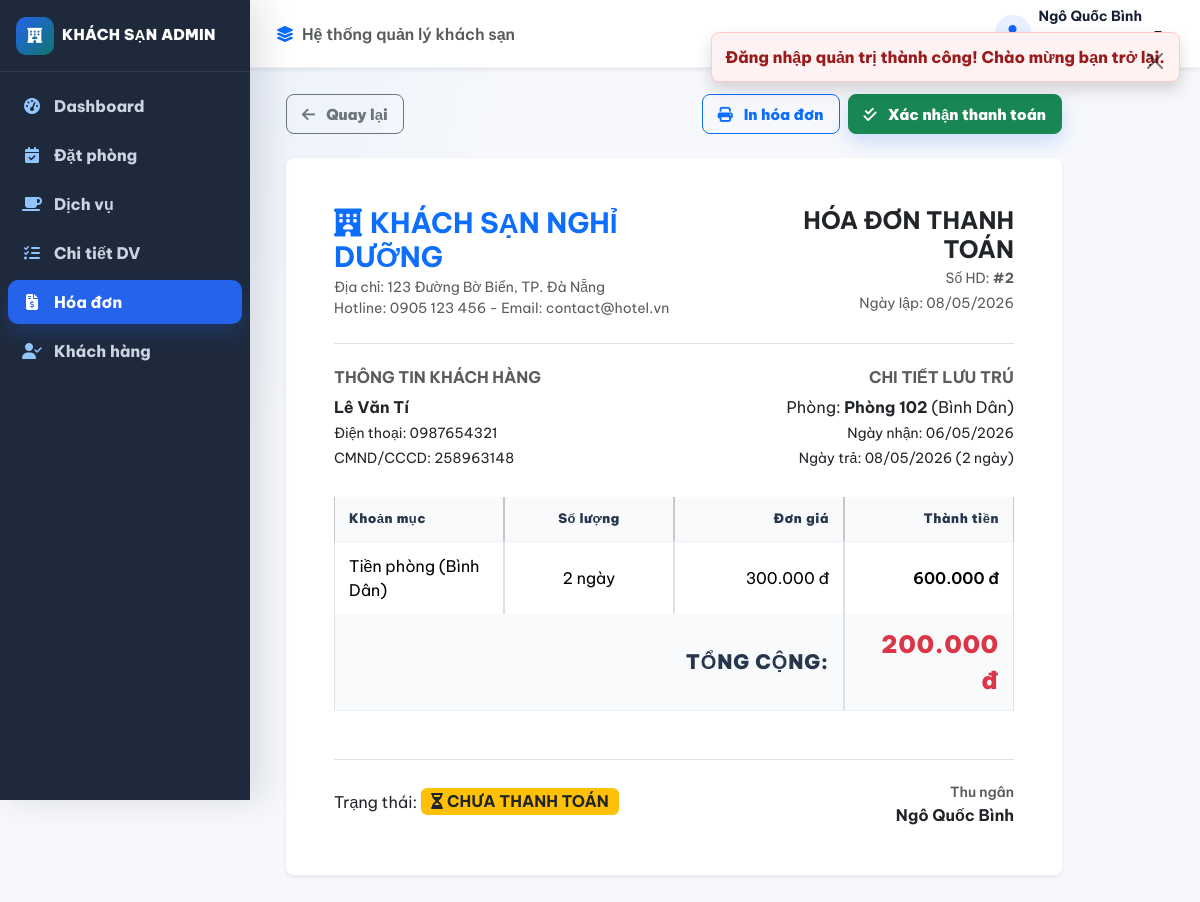
The app's page /admin/index.php?c=hoa-don&a=detail&id=2 (signed in) with its own data.
### tables this page shows
CREATE TABLE NHANVIEN
(
    MaNhanVien INT AUTO_INCREMENT PRIMARY KEY,
    Username VARCHAR(20),
    `Password` VARCHAR(255),
    TenNhanVien VARCHAR(100),
    NgaySinh DATE,
    CMND VARCHAR(20),
    NgayVaoLam DATE,
    MaChucVu INT,
    UNIQUE KEY uq_staff_username (Username),
    CONSTRAINT FK_NHANVIEN_CHUCVU 
        FOREIGN KEY (MaChucVu) REFERENCES CHUCVU(MaChucVu)
);

CREATE TABLE HOADON
(
    MaHoaDon INT AUTO_INCREMENT PRIMARY KEY,
    NgayThuTien DATE,
    SoTienThu INT,
    ChiTietJSON LONGTEXT NULL,
    MaCTDatPhong INT,
    MaNhanVien INT,
    TrangThai VARCHAR(30) DEFAULT 'CHUA_THANH_TOAN',
    CONSTRAINT FK_HOADON_CTDATPHONG 
        FOREIGN KEY (MaCTDatPhong) REFERENCES CTDATPHONG(MaCTDatPhong),
    CONSTRAINT FK_HOADON_NHANVIEN 
        FOREIGN KEY (MaNhanVien) REFERENCES NHANVIEN(MaNhanVien)
);

CREATE TABLE KHACHHANG
(
    MaKhachHang INT AUTO_INCREMENT PRIMARY KEY,
    HoTen VARCHAR(255),
    Email VARCHAR(254),
    DiaChi VARCHAR(255),
    DienThoai VARCHAR(20),
    CMND VARCHAR(20),
    MatKhau VARCHAR(255),
    TrangThai VARCHAR(30) DEFAULT 'HOAT_DONG',
    EmailConnexion VARCHAR(254) GENERATED ALWAYS AS (NULLIF(Email, '')) STORED,
    UNIQUE KEY uq_customer_phone (DienThoai),
    UNIQUE KEY uq_customer_email (EmailConnexion)
);

CREATE TABLE PHONG
(
    MaPhong INT PRIMARY KEY,
    MaLoaiPhong INT,
    HinhAnhDaiDien VARCHAR(255),
    TrangThai VARCHAR(30) DEFAULT 'Trống',
    CONSTRAINT FK_PHONG_LOAIPHONG 
        FOREIGN KEY (MaLoaiPhong) REFERENCES LOAIPHONG(MaLoaiPhong)
);

CREATE TABLE LOAIPHONG
(
    MaLoaiPhong INT AUTO_INCREMENT PRIMARY KEY,
    TenLoaiPhong VARCHAR(20),
    GiaPhong INT,
    MoTa VARCHAR(255),
    DaXoa BOOLEAN DEFAULT FALSE
);

CREATE TABLE CTDATPHONG
(
    MaCTDatPhong INT AUTO_INCREMENT PRIMARY KEY,
    NgayThucHien DATE,
    MaKhachHang INT,
    NgayNhan DATE,
    NgayTra DATE,
    MaPhong INT,
    MaNhanVien INT,
    TrangThai VARCHAR(50) DEFAULT 'CHO_ADMIN_DUYET',
    GiaPhongDat INT NULL,
    payment_status VARCHAR(50) DEFAULT 'CHUA_TAO',
    payment_requested_at DATETIME NULL,
    payment_expired_at DATETIME NULL,
    CONSTRAINT FK_CTDATPHONG_KHACHHANG 
        FOREIGN KEY (MaKhachHang) REFERENCES KHACHHANG(MaKhachHang),
    CONSTRAINT FK_CTDATPHONG_PHONG 
        FOREIGN KEY (MaPhong) REFERENCES PHONG(MaPhong),
    CONSTRAINT FK_CTDATPHONG_NHANVIEN 
        FOREIGN KEY (MaNhanVien) REFERENCES NHANVIEN(MaNhanVien)
);

### views/admin/hoa-don/detail.php (the view, shortened to what the rows shown need)
<div class="container my-4" style="max-width: 800px;">
    <div class="d-flex flex-wrap gap-2 justify-content-between align-items-center mb-4 print-hidden">
        <a href="<?= e(admin_url('c=hoa-don')) ?>" class="btn btn-outline-secondary">
            <i class="fa-solid fa-arrow-left me-1"></i> Quay lại
        </a>
        <div class="d-flex gap-2">
            <button onclick="window.print()" class="btn btn-outline-primary">
                <i class="fa-solid fa-print me-1"></i> In hóa đơn
            </button>
            <?php if ($item['TrangThai'] !== 'DA_THANH_TOAN'): ?>
                <form method="POST" action="<?= e(admin_url('c=hoa-don&a=pay&id=' . $item['MaHoaDon'])) ?>" class="action-form" onsubmit="return confirm('Xác nhận khách đã thanh toán số tiền này?')"><?= csrf_field() ?><button type="submit"  class="btn btn-success">
                    <i class="fa-solid fa-check-double me-1"></i> Xác nhận thanh toán
                </button></form>
            <?php endif; ?>
        </div>
    </div>
    <div class="card p-5 border-0 shadow-sm bg-white" id="printableInvoice">
        <div class="d-flex justify-content-between border-bottom pb-4 mb-4">
            <div>
                <h3 class="fw-bold text-primary mb-1"><i class="fa-solid fa-hotel me-2"></i>KHÁCH SẠN NGHỈ DƯỠNG</h3>
                <p class="text-muted small mb-0">Địa chỉ: 123 Đường Bờ Biển, TP. Đà Nẵng</p>
                <p class="text-muted small mb-0">Hotline: 0905 123 456 - Email: contact@hotel.vn</p>
            </div>
            <div class="text-end">
                <h4 class="fw-bold text-dark mb-1">HÓA ĐƠN THANH TOÁN</h4>
                <p class="text-muted small mb-1">Số HD: <strong>#<?= $item['MaHoaDon'] ?></strong></p>
                <p class="text-muted small mb-0">Ngày lập: <?= format_date($item['NgayThuTien']) ?></p>
            </div>
        </div>
        <div class="row mb-4">
            <div class="col-6">
                <h6 class="fw-bold text-muted text-uppercase mb-2">Thông tin khách hàng</h6>
                <p class="mb-1 fw-bold"><?= e($item['TenKhachHang']) ?></p>
                <p class="mb-1 small">Điện thoại: <?= e($item['SdtKhachHang']) ?></p>
                <p class="mb-1 small">CMND/CCCD: <?= e($item['CMND'] ?? 'Không có') ?></p>
            </div>
            <div class="col-6 text-end">
                <h6 class="fw-bold text-muted text-uppercase mb-2">Chi tiết lưu trú</h6>
                <p class="mb-1">Phòng: <strong>Phòng <?= e($item['MaPhong']) ?></strong> (<?= e($item['TenLoaiPhong']) ?>)</p>
                <p class="mb-1 small">Ngày nhận: <?= format_date($item['NgayNhan']) ?></p>
                <p class="mb-1 small">Ngày trả: <?= format_date($item['NgayTra']) ?> (<?= $calc['days'] ?? 1 ?> ngày)</p>
            </div>
        </div>
        <table class="table table-bordered compact-table mb-4">
            <thead class="table-light">
                <tr>
                    <th>Khoản mục</th>
                    <th class="text-center">Số lượng</th>
                    <th class="text-end">Đơn giá</th>
                    <th class="text-end">Thành tiền</th>
                </tr>
            </thead>
            <tbody>
                <tr>
                    <td>Tiền phòng (<?= e($item['TenLoaiPhong']) ?>)</td>
                    <td class="text-center"><?= $calc['days'] ?? 1 ?> ngày</td>
                    <td class="text-end"><?= format_currency($calc['roomRate'] ?? 0) ?></td>
                    <td class="text-end fw-semibold"><?= format_currency($calc['roomTotal'] ?? 0) ?></td>
                </tr>
            </tbody>
            <tfoot>
                <tr>
                    <th colspan="3" class="text-end fs-5">TỔNG CỘNG:</th>
                    <th class="text-end text-danger fs-4"><?= format_currency($item['SoTienThu']) ?></th>
                </tr>
            </tfoot>
        </table>
        <div class="d-flex justify-content-between align-items-center mt-4 pt-3 border-top">
            <div>
                <span>Trạng thái: </span>
                <?php if ($item['TrangThai'] === 'DA_THANH_TOAN'): ?>
                    <span class="badge bg-success fs-6"><i class="fa-solid fa-check me-1"></i>ĐÃ THANH TOÁN</span>
                <?php else: ?>
                    <span class="badge bg-warning text-dark fs-6"><i class="fa-solid fa-hourglass-half me-1"></i>CHƯA THANH TOÁN</span>
                <?php endif; ?>
            </div>
            <div class="text-end">
                <small class="text-muted d-block">Thu ngân</small>
                <strong><?= e($item['TenNhanVien'] ?? 'Quản trị viên') ?></strong>
            </div>
        </div>
    </div>
</div>

### views/admin/layouts/nav.php (shortened to what the rows shown need)
<?php
require_once __DIR__ . '/../../../config/auth.php';
$currentC = $_GET['c'] ?? 'dashboard';
?>
<div class="admin-shell">
    <aside class="admin-sidebar">
        <a class="admin-brand d-flex align-items-center gap-2 px-3 py-3" href="<?= e(admin_url('c=dashboard')) ?>">
            <span class="brand-icon"><i class="fa-solid fa-hotel"></i></span>
            <span>KHÁCH SẠN ADMIN</span>
        </a>
        <nav class="admin-menu px-2">
            <?php if (Auth::hasPermission('DASHBOARD')): ?>
            <a class="admin-menu-link <?= ($currentC === 'dashboard') ? 'active' : '' ?>" href="<?= e(admin_url('c=dashboard')) ?>">
                <i class="fa-solid fa-gauge-high"></i>
                <span>Dashboard</span>
            </a>
            <?php endif; ?>
            <?php if (Auth::hasPermission('DAT_PHONG')): ?>
            <a class="admin-menu-link <?= ($currentC === 'dat-phong') ? 'active' : '' ?>" href="<?= e(admin_url('c=dat-phong')) ?>">
                <i class="fa-solid fa-calendar-check"></i>
                <span>Đặt phòng</span>
            </a>
            <?php endif; ?>
            <?php if (Auth::hasPermission('DICH_VU')): ?>
            <a class="admin-menu-link <?= ($currentC === 'dich-vu') ? 'active' : '' ?>" href="<?= e(admin_url('c=dich-vu')) ?>">
                <i class="fa-solid fa-mug-saucer"></i>
                <span>Dịch vụ</span>
            </a>
            <?php endif; ?>
            <?php if (Auth::hasPermission('CT_DICH_VU')): ?>
            <a class="admin-menu-link <?= ($currentC === 'ct-dich-vu') ? 'active' : '' ?>" href="<?= e(admin_url('c=ct-dich-vu')) ?>">
                <i class="fa-solid fa-list-check"></i>
                <span>Chi tiết DV</span>
            </a>
            <?php endif; ?>
            <?php if (Auth::hasPermission('HOA_DON')): ?>
            <a class="admin-menu-link <?= ($currentC === 'hoa-don') ? 'active' : '' ?>" href="<?= e(admin_url('c=hoa-don')) ?>">
                <i class="fa-solid fa-file-invoice-dollar"></i>
                <span>Hóa đơn</span>
            </a>
            <?php endif; ?>
            <?php if (Auth::hasPermission('KHACH_HANG')): ?>
            <a class="admin-menu-link <?= ($currentC === 'khach-hang') ? 'active' : '' ?>" href="<?= e(admin_url('c=khach-hang')) ?>">
                <i class="fa-solid fa-user-check"></i>
                <span>Khách hàng</span>
            </a>
            <?php endif; ?>
        </nav>
    </aside>
    <header class="admin-topbar shadow-sm">
        <div class="d-flex align-items-center gap-2 text-muted fw-semibold">
            <i class="fa-solid fa-layer-group text-primary"></i>
            <span>Hệ thống quản lý khách sạn</span>
        </div>
        <div class="dropdown ms-auto">
            <button class="admin-account dropdown-toggle border-0 bg-transparent d-flex align-items-center gap-2"
                    type="button"
                    data-bs-toggle="dropdown"
                    aria-expanded="false">
                <span class="admin-avatar">
                </span>
                <span class="account-text text-start">
                    <strong><?= e($currentUser['fullName'] ?? 'Admin') ?></strong>
                    <br>
                    <small class="text-muted"><?= e($currentUser['roleName'] ?? 'Nhân viên') ?></small>
                </span>
            </button>
        </div>
    </header>
</div>

### records on screen
nhanvien: TenNhanVien "Ngô Quốc Bình"
hoadon: MaHoaDon "2", NgayThuTien "08/05/2026", khachhang.HoTen "Lê Văn Tí", khachhang.DienThoai "0987654321", khachhang.CMND "258963148", phong.MaPhong "102", loaiphong.TenLoaiPhong "Bình Dân", MaCTDatPhong.NgayNhan "06/05/2026", MaCTDatPhong.NgayTra "08/05/2026", SoTienThu "200.000 đ", MaNhanVien.TenNhanVien "Ngô Quốc Bình"

### other values on screen
$flash['message'] "Đăng nhập quản trị thành công! Chào mừng bạn trở lại."
$calc['days'] "2"
format_currency($calc['roomRate'] ?? 0) "300.000 đ"
format_currency($calc['roomTotal'] ?? 0) "600.000 đ"
